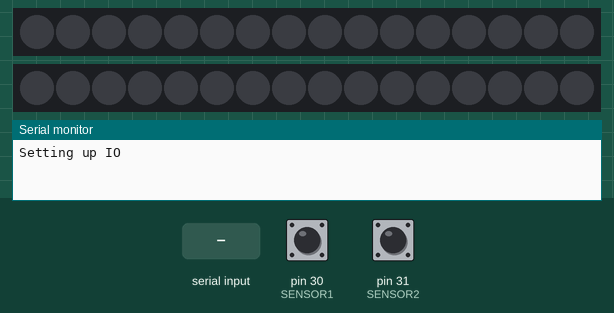
This program was run on a simulated Arduino Mega 2560, built with avr-gcc and run on an emulated ATmega2560. On the bench: 2 × 16 RGB LEDs in strip order, left to right, the last lines printed to the serial monitor. The inputs (shaded band) are chosen by the test bench; at power-on: pin 30 (SENSOR1) HIGH, pin 31 (SENSOR2) HIGH.

Above: at 1.2 s.
1.3 s: pin 30 (SENSOR1) driven LOW
At 2.9 s:
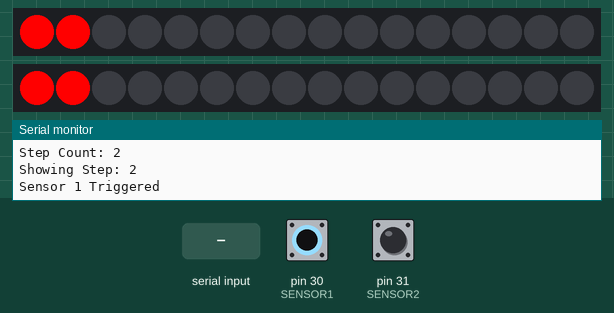
4.3 s: "A" received over Serial
At 17.1 s:
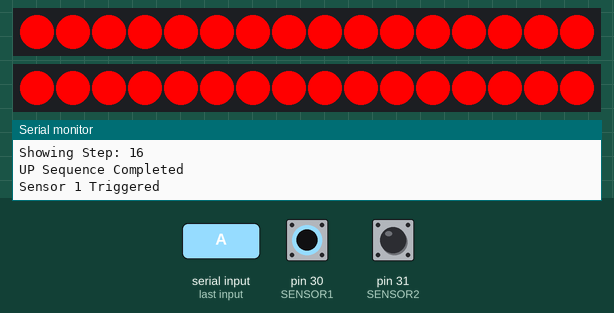
Timing chart, 0 to 17.8 s (numbered marks = the images above; inputs shaded):
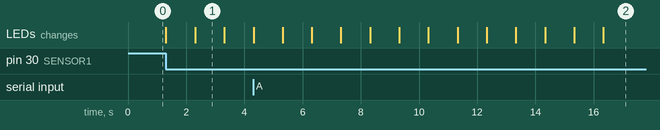

The program:

main.cpp
```cpp
/**
 * Written by     : 	Anoof Chappangathil
 * Email          :   anoofdoc@gmail.com
 * Phone          :   +971 50 762 1347
 * Company        :   Interactive Technical Service LLC
 * GitHub         :   https://github.com/anoofc/
 * LinkedIn       :   https://www.linkedin.com/in/anoofc/
 * Date           : 	09/10/2024
 * Description    :   Staircase Lighting System using Arduino Mega 2560,
 */


#define DEBUG             1

#define SENSOR1           30
#define SENSOR2           31

#define LEDPIN1           48
#define LEDPIN2           49

#define DEBOUNCE_DELAY    500
#define STRIP_CLEAR_DELAY 5000
#define STEP_UPDATE_DELAY 1000

#define NUM_OF_STEPS      16
#define STEP_LENGTH       1 // 28

#define RED               255, 0, 0
#define WHITE             255, 0, 0

#include <Arduino.h>
#include <Adafruit_NeoPixel.h>

Adafruit_NeoPixel strip1 = Adafruit_NeoPixel(NUM_OF_STEPS*STEP_LENGTH, LEDPIN1, NEO_GRB + NEO_KHZ800);
Adafruit_NeoPixel strip2 = Adafruit_NeoPixel(NUM_OF_STEPS*STEP_LENGTH, LEDPIN2, NEO_GRB + NEO_KHZ800);

uint32_t sensorUpdateMillis = 0;
uint32_t stepUpdateMillis = 0;
uint32_t stripClearMillis = 0;

uint8_t step_count = 1;
bool sequence_active = 0;

void io_Setup() {
  Serial.println("Setting up IO");
  pinMode(SENSOR1, INPUT_PULLUP);
  pinMode(SENSOR2, INPUT_PULLUP);

  strip1.begin(); strip1.clear(); strip1.setBrightness(255); strip1.show();
  strip2.begin(); strip2.clear(); strip2.setBrightness(255); strip2.show();
}

void showStep(int step){
  for (int i = ((step*STEP_LENGTH)-STEP_LENGTH); i < step*STEP_LENGTH; i++) {
    strip1.setPixelColor(i, WHITE);
    strip2.setPixelColor(i, WHITE);
  }
  strip1.show();
  strip2.show();
  if (DEBUG) {Serial.print("Showing Step: "); Serial.println(step);}
}

void clearStep(int step){
  for (int i = ((step*STEP_LENGTH)-STEP_LENGTH); i < step*STEP_LENGTH; i++) {
    strip1.setPixelColor(i, 0);
    strip2.setPixelColor(i, 0);
  }
  strip1.show();
  strip2.show();
  if (DEBUG) {Serial.print("Clearing Step: "); Serial.println(step);}
}

void stepUpSequence(){
  if (step_count <= NUM_OF_STEPS  && sequence_active){
    if (millis() - stepUpdateMillis < STEP_UPDATE_DELAY){ return; }
    if (DEBUG) {Serial.print("Step Count: "); Serial.println(step_count);}
    showStep(step_count);
    stepUpdateMillis = millis();
    step_count++;
    if (step_count > NUM_OF_STEPS){
      if (DEBUG) {Serial.println("UP Sequence Completed");}
      stripClearMillis = millis();
    }
  }
}

void clearSequence(){
  if (sequence_active == 1 && step_count > NUM_OF_STEPS){
    if (millis() - stripClearMillis < STRIP_CLEAR_DELAY){ return; }
    sequence_active = 0;
    if (DEBUG) {Serial.println("Clearing Strips");}
    strip1.clear(); strip1.show();
    strip2.clear(); strip2.show();
    step_count = 1;
  }
}

void readSensors(){
  if (digitalRead(SENSOR1) == LOW){
    if (millis() - sensorUpdateMillis < DEBOUNCE_DELAY){ return; }
      sensorUpdateMillis = millis();
      if (DEBUG) {Serial.println("Sensor 1 Triggered");}
      stripClearMillis = millis();
      sequence_active = 1;
  }
  if (digitalRead(SENSOR2) == LOW){
    if (millis() - sensorUpdateMillis < DEBOUNCE_DELAY){ return; }
      sensorUpdateMillis = millis();
      if (DEBUG) {Serial.println("Sensor 2 Triggered");}
      // showStep(1);
  }
}

void readSerial(){
  if (Serial.available() > 0) {
    char incoming = Serial.read();
    if (incoming == 'A'){

      sequence_active = 1; if (DEBUG) {Serial.println("Sequence Status : ACTIVE");}
      // TODO: Call Function to start the sequence.
    }
    if (incoming == 'B'){
      sequence_active = 0;
      // TODO: Call Function to Clear the sequence.
    }
  }
}

void debugPins(){
  Serial.println("S1: " + String(digitalRead(SENSOR1)) + " \t S2: " + String(digitalRead(SENSOR2)));
}

void setup() {
  Serial.begin(9600);
  io_Setup();
}

void loop() {
  readSerial();
  readSensors();
  stepUpSequence();
  clearSequence();

}
```

Measured:
- after the input at 1.3 s, the LEDs: first change at once (image 1 shows a later state)
